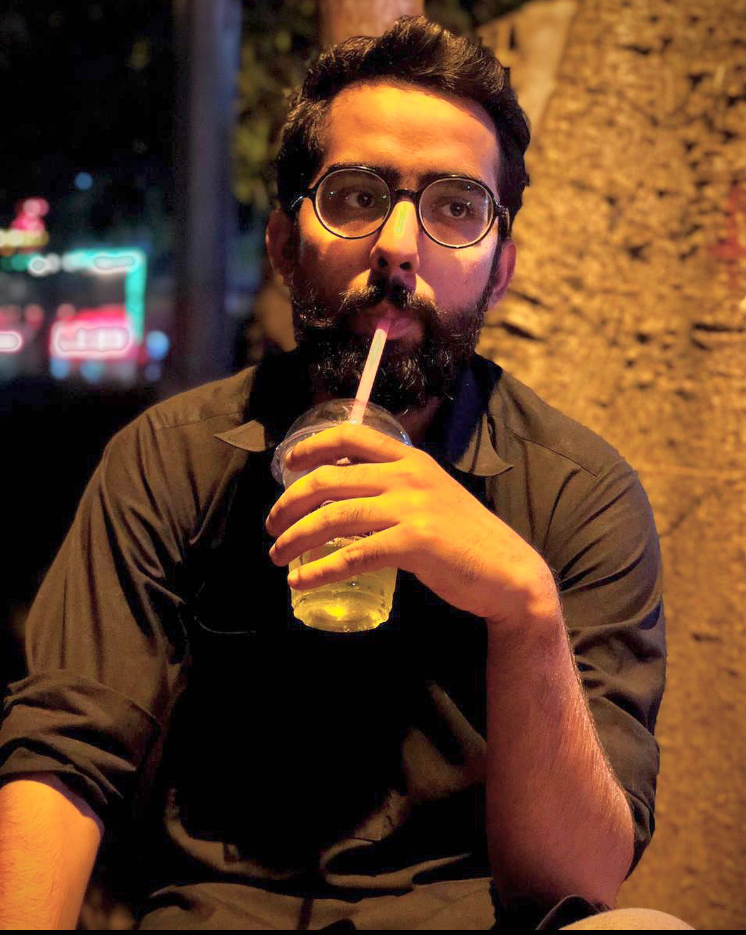
#> input picture pic01.jpg, 746 x 935 px
$ jupyter execute 'Image Face Detection.ipynb'
#> lines starting #> are read from the running program, lines starting #| are printed output that depends on the picture
[cell 1]
# Import OpenCV
import cv2 as cv

#Use a Pre Trained Classifier which detects the co-ordinates of Face
data = cv.CascadeClassifier('haarcascade_frontalface_default.xml')
#Read The image
image = cv.imread('pic01.jpg')
#> image is the input picture: shape (935, 746, 3); mean B, G, R 38.7, 62.7, 98.4

#Convert The color into gray Scale
gray = cv.cvtColor(image, cv.COLOR_BGR2GRAY)
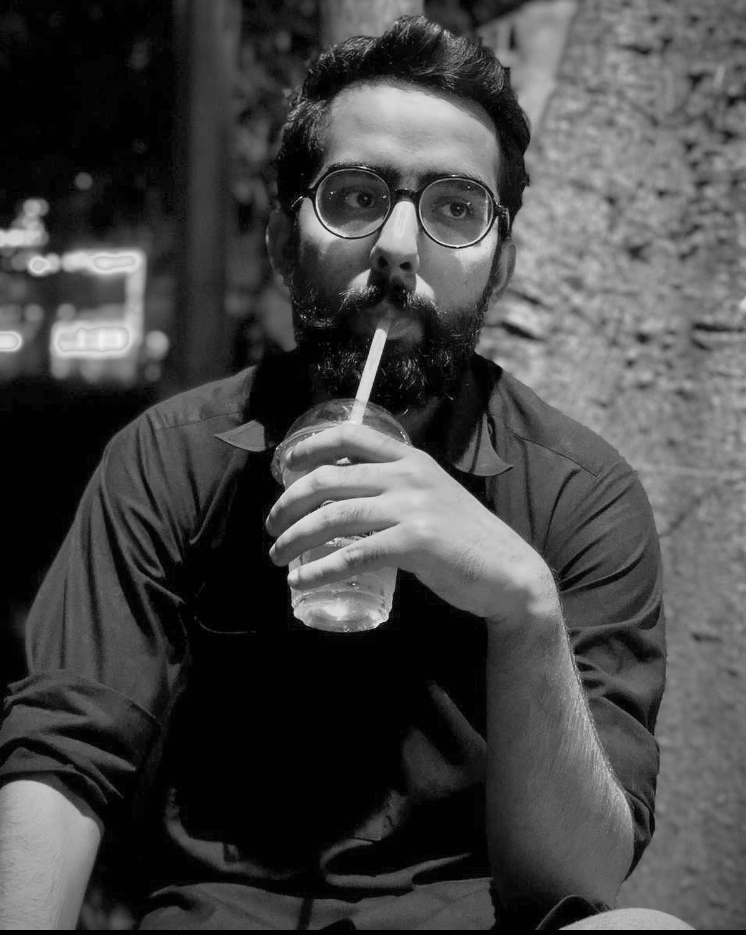
#> gray: shape (935, 746); min 0, max 243, mean 70.6
faceCoord = data.detectMultiScale(gray)
#> faceCoord = [[261, 91, 280, 280]]
print(faceCoord)
#| [[261  91 280 280]]
print('\r')
print('No of faces = {len{faceCoord}}')
#This will create the rectangle around the face
for x,y,w,h, in faceCoord:
    cv.rectangle(image,(x,y),(x+w,y+h),(0,255,0),2)
    cv.imshow('Face Detection', image)
#> this loop made 1 pass
#> pass 1, `cv.imshow('Face Detection', image)`:
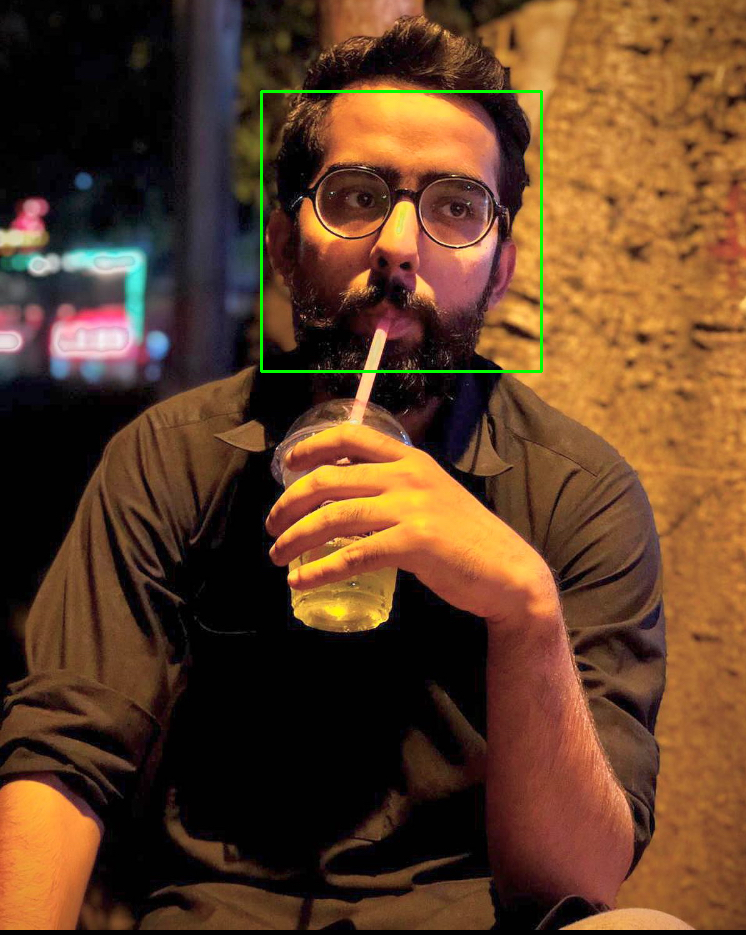
#> window 'Face Detection': shape (935, 746, 3); mean B, G, R 38.5, 63.6, 97.8

#Waitkey To Destory The Window
cv.waitKey()
cv.destroyAllWindows()
